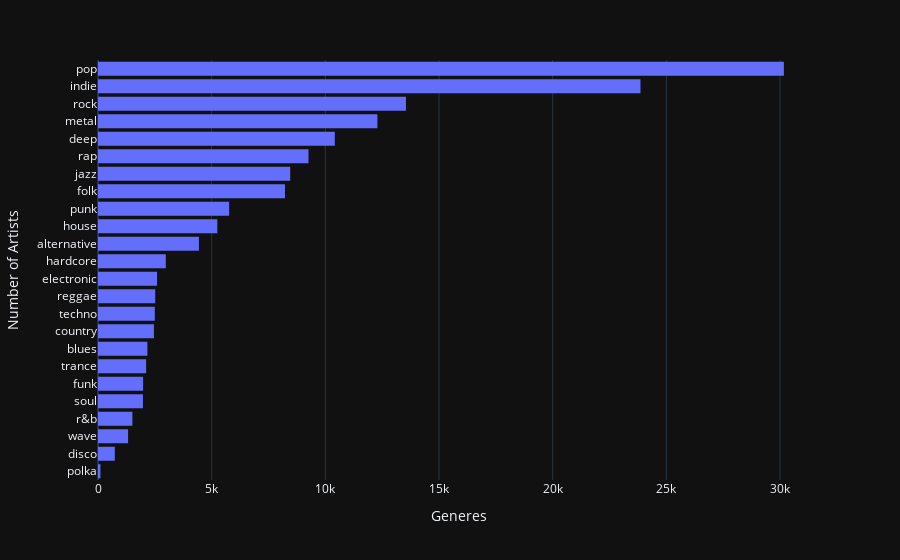

The code cell stored with this chart in its notebook:
### Code cell
fig=px.histogram(macroGeneresDF,y="Generes",x="Number")
fig.update_yaxes(categoryorder="total ascending")
fig.layout["xaxis"]["title"]="Generes"
fig.layout["yaxis"]["title"]="Number of Artists"
fig.layout.yaxis.dtick=0.5
fig.show()

### Figure 1 — Plotly figure (JSON) as saved in the notebook; plotly's stock layout.template omitted (floating-point values rounded to 4 significant figures)
{"data": [{"alignmentgroup": "True", "bingroup": "y", "histfunc": "sum", "hovertemplate": "sum of Number=%{x}<br>Generes=%{y}<extra></extra>", "legendgroup": "", "marker": {"color": "#636efa", "pattern": {"shape": ""}}, "name": "", "offsetgroup": "", "orientation": "h", "showlegend": false, "x": [30170, 23862, 13546, 12290, 10417, 9259, 8454, 8225, 5768, 5249, 4440, 2983, 2598, 2517, 2499, 2461, 2172, 2117, 1984, 1978, 1513, 1322, 739, 107, 0, 0, 0], "xaxis": "x", "y": ["pop", "indie", "rock", "metal", "deep", "rap", "jazz", "folk", "punk", "house", "alternative", "hardcore", "electronic", "reggae", "techno", "country", "blues", "trance", "funk", "soul", "r&b", "wave", "disco", "polka", "hip hop", "instrument", "other"], "yaxis": "y", "type": "histogram"}], "layout": {"xaxis": {"anchor": "y", "domain": [0.0, 1.0], "title": {"text": "Generes"}}, "yaxis": {"anchor": "x", "domain": [0.0, 1.0], "title": {"text": "Number of Artists"}, "categoryorder": "total ascending", "dtick": 0.5}, "legend": {"tracegroupgap": 0}, "margin": {"t": 60}, "barmode": "relative"}}
